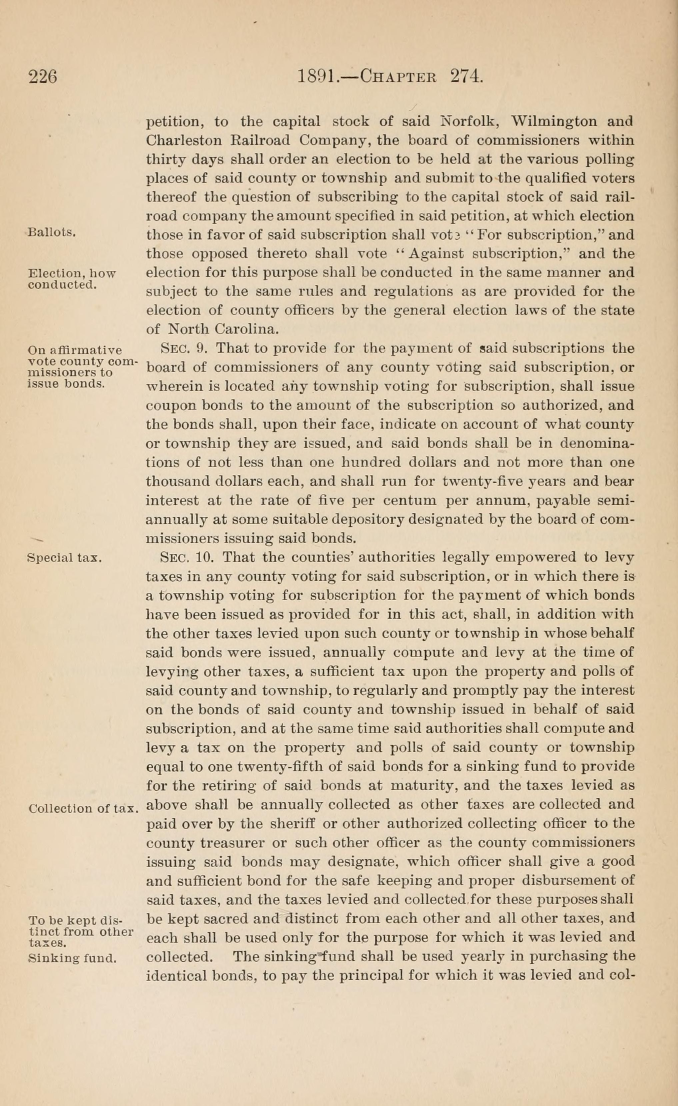
#> input picture examples/adjustment_recommendation/images/lawsresolutionso1891nort_jpg/lawsresolutionso1891nort_0272.jpg, 2034 x 3316 px (shown at 1/3 size)
$ python -i cropfunctions.py   (imports and definitions only)
#> lines starting #> are read from the running program, lines starting #| are printed output that depends on the picture; after the words box and inside, x2 and y2 are one past the last pixel; in counts of white or black regions, pixels touching at a corner belong together
#> further down, picture is the input picture: PIL image 2034x3316 RGB; mean R, G, B 217.1, 199.5, 173
# -*- coding: utf-8 -*-
"""
Created on Thu Jun 27 13:31:02 2019

@author: mtjansen
"""
from collections import Counter

from PIL import Image, ImageChops, ImageStat
from scipy.ndimage import interpolation as inter
import numpy as np


def combine_bbox(b1,b2):
    """Combines two boundary boxes, using the second set of coordinates to crop into the first
    Returns:
    tuple: Coordinates of crop (left,upper,right,lower)
    """
    b1 = list(b1)
    b2 = list(b2)
    total=[b1[k] + b2[k] for k in range(2)] + [b1[k-2] + b2[k] for k in range(2,4)]
    return tuple(total)

def buffer_bbox(bbox,buff,width,height):
    """Expands a boundary box in all directions by a set number of pixels.

    Parameters:
    bbox (tuple): A boundary box
    buff (int): The number of pixels to expand bbox by
    width (int): This is the width of the image to be cropped by bbox
    height (int): This is the height of the image to be cropped by bbox
    """
    bbox = list(bbox)
    new_bbox = [0,0,width,height]
    new_bbox[0] = max(bbox[0]-buff,0)
    new_bbox[1] = max(bbox[1]-buff,0)
    new_bbox[2] = min(bbox[2]+buff,width)
    new_bbox[3] = min(bbox[3]+buff,height)
    return tuple(new_bbox)

# [55 lines left out: functions strip_list, find_score, rotation_angle, not called in this run]


def trim(img, angle=0, buff=10, find_top=True):
    """Determines background color and bounding box to crop image to text

    Parameters:
    img (PIL.Image.Image): Image
    angle (float): Degrees to rotate the image
    buff (int): Horizontal buffer used to expand the bounding box
    find_top (Boolean): Whether to attempt to crop the header


    Returns:
    PIL.Image.Image: Original image, with background color removed, cropped to area containing text
    tuple: Derived average background color, in same mode as original image
    tuple: Coordinates of crop (left,upper,right,lower)
    """
#> called with angle = 0, buff = 10, find_top = True

    width, height = img.size
#> width = 2034; height = 3316

    background = tuple(ImageStat.Stat(img).median)
#> background = (229, 212, 185)

    bg = Image.new(mode = img.mode, size = img.size, color = background)
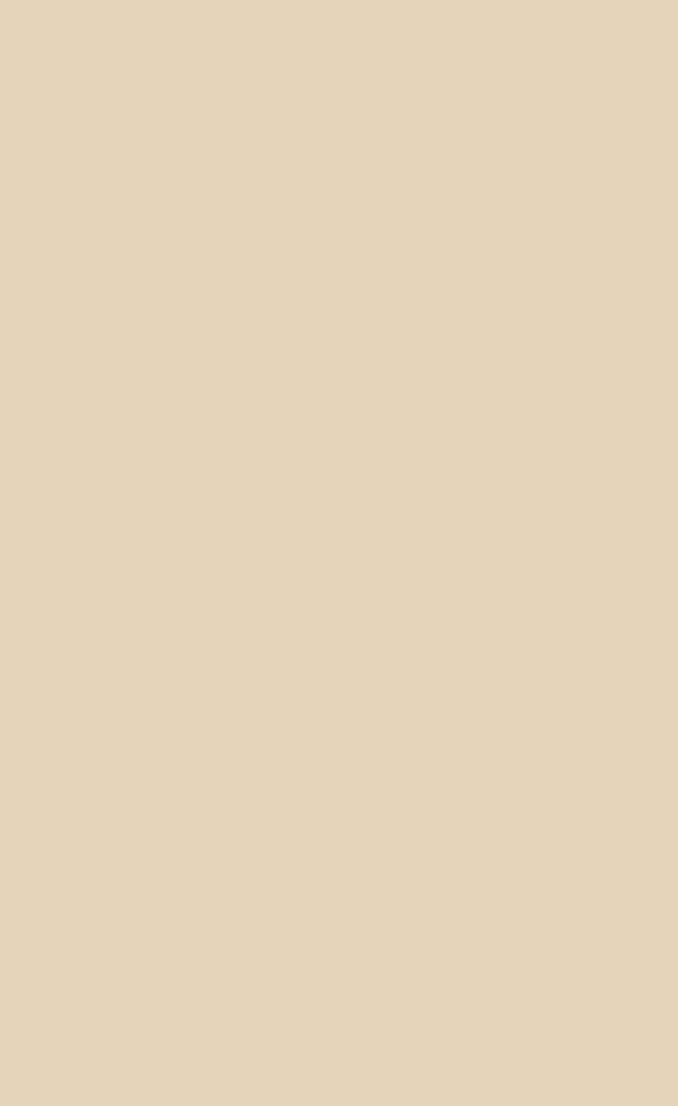
#> bg: PIL image 2034x3316 RGB (shown at 1/3 size); mean R, G, B 229, 212, 185
    diff = ImageChops.difference(img, bg)
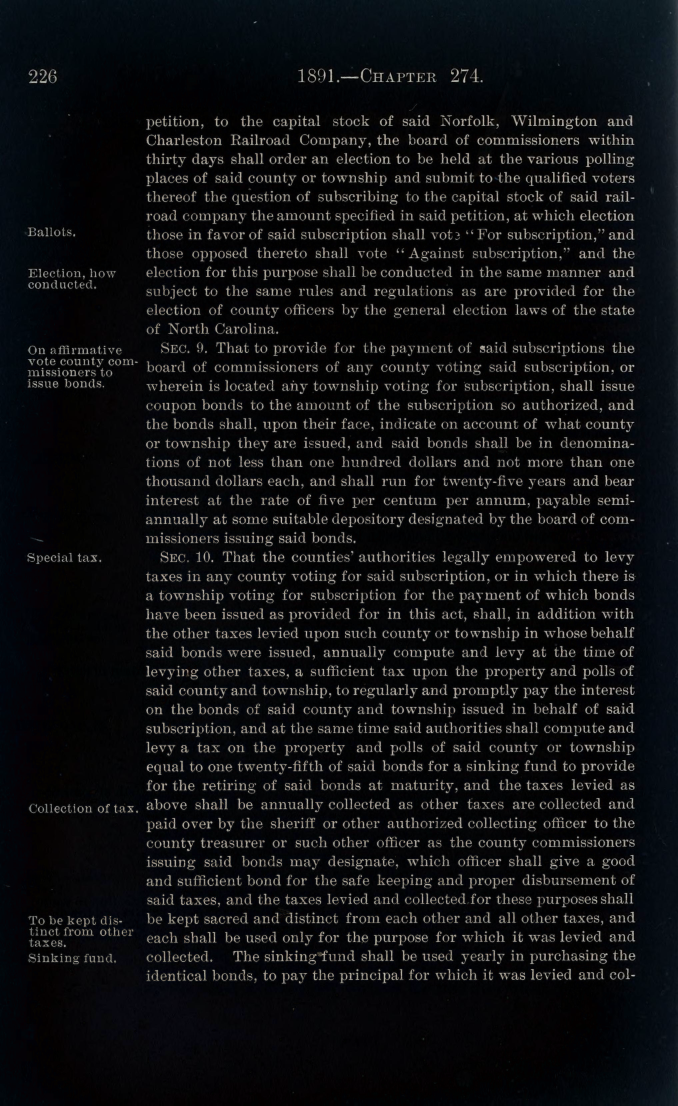
#> diff: PIL image 2034x3316 RGB (shown at 1/3 size); mean R, G, B 16, 16.9, 18.8
    offset = round(max(ImageStat.Stat(diff).stddev) * 3)
#> offset = 108
    diff = ImageChops.add(diff, diff, 2.0, - offset).convert("1")
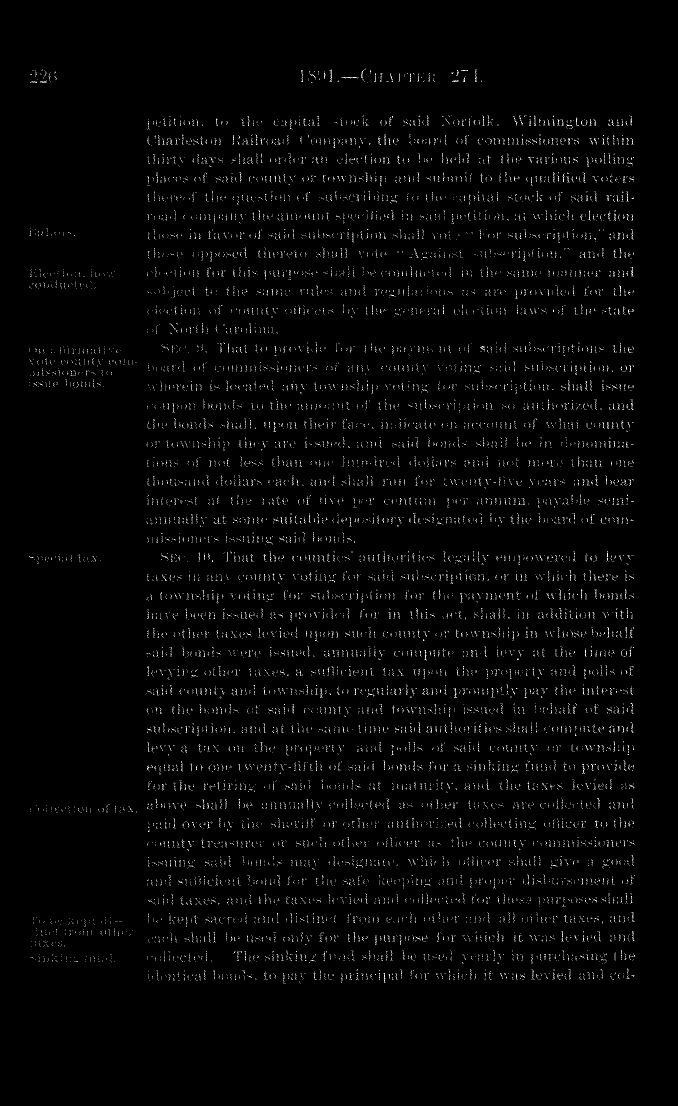
#> diff: PIL image 2034x3316 1 (shown at 1/3 size); 0.71% white in thin lines or dots, all inside (x1, y1, x2, y2) = (87, 206, 1905, 2950)

    if angle !=0:
        diff = diff.rotate(angle)


    bbox = diff.getbbox()
#> bbox = (87, 206, 1905, 2950)
    if find_top:
        top = 0
        for k in range(50,361,30):
            try:
                h = diff.crop(bbox).crop((round(width/5),0,round(4*width/5),k)).getbbox()[3]
                if top == h and h >= 20:
                    #check h>=20 to avoid small watermarks, characters are
                    #usually taller than 20 pixels
                    break
                elif h != k:
                    top = h
            except:
                pass
#> this loop made 2 passes
#> (h, top) on pass 1: (41, 41)
#> h on pass 2: 41

        bbox = list(bbox)
#> bbox = [87, 206, 1905, 2950]
        bbox[1] += top+buff
        bbox1 = diff.crop(tuple(bbox)).getbbox()
#> bbox1 = (0, 90, 1818, 2693)

        bbox = combine_bbox(bbox,bbox1)
#> in combine_bbox, `b1 = list(b1)`: b1 = [87, 257, 1905, 2950]
#> in combine_bbox, `b2 = list(b2)`: b2 = [0, 90, 1818, 2693]
#> in combine_bbox, `total=[b1[k] + b2[k] for k in range(2)] + [b1[k-2] + b2[k] for k in ra..`: total = [87, 347, 1905, 2950]
#> bbox = (87, 347, 1905, 2950)

    bbox = buffer_bbox(bbox = bbox, buff = buff, width = width, height = height)
#> in buffer_bbox, `bbox = list(bbox)`: bbox = [87, 347, 1905, 2950]
#> bbox = (77, 337, 1915, 2960)

    if bbox:
        return diff.crop(bbox), background, bbox
    else:
        return None


# [155 lines left out: functions get_bands, simp_bd, not called in this run]

>>> from PIL import Image
>>> picture = Image.open('../../examples/adjustment_recommendation/images/lawsresolutionso1891nort_jpg/lawsresolutionso1891nort_0272.jpg')
>>> result = trim(picture)

$ run again, on examples/adjustment_recommendation/images/lawsresolutionso1891nort_jpg/lawsresolutionso1891nort_0374.jpg
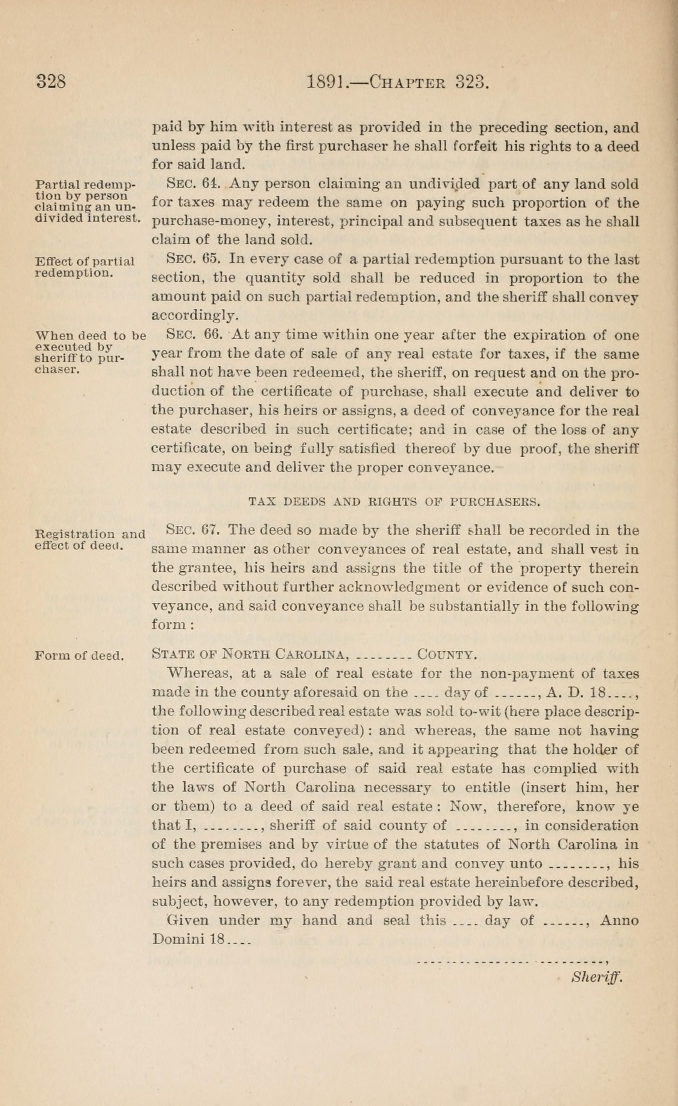
#> input picture examples/adjustment_recommendation/images/lawsresolutionso1891nort_jpg/lawsresolutionso1891nort_0374.jpg, 2034 x 3316 px (shown at 1/3 size)
#> picture is the input picture: PIL image 2034x3316 RGB; mean R, G, B 219.6, 202.7, 177
#> background = (228, 212, 186)
#> in trim, `diff = ImageChops.difference(img, bg)`:
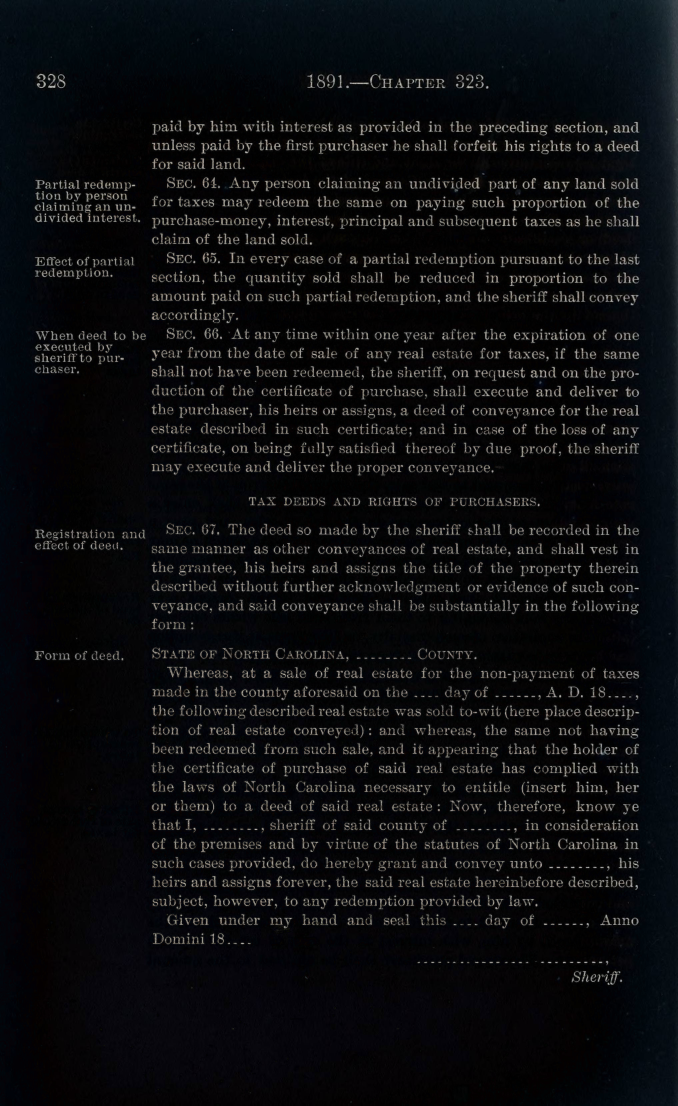
#> diff: PIL image 2034x3316 RGB (shown at 1/3 size); mean R, G, B 12.7, 13.5, 15.7
#> offset = 87
#> in trim, `diff = ImageChops.add(diff, diff, 2.0, - offset).convert("1")`:
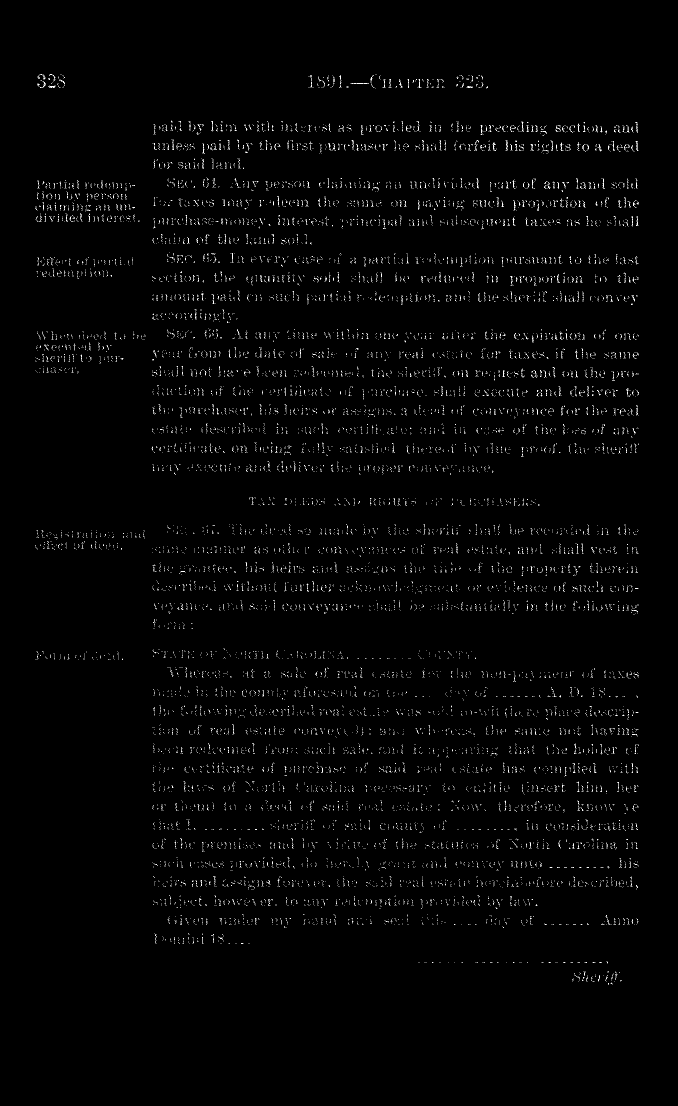
#> diff: PIL image 2034x3316 1 (shown at 1/3 size); 0.65% white in thin lines or dots, all inside (x1, y1, x2, y2) = (105, 222, 1917, 2954)
#> in trim, `bbox = diff.getbbox()`: bbox = (105, 222, 1917, 2954)
#> the loop in trim, `for k in range(50,361,30):` made 2 passes
#> (h, top) on pass 1: (43, 43)
#> in trim, `bbox = list(bbox)`: bbox = [105, 222, 1917, 2954]
#> bbox1 = (0, 87, 1812, 2679)
#> b1 = [105, 275, 1917, 2954]
#> b2 = [0, 87, 1812, 2679]
#> total = [105, 362, 1917, 2954]
#> in trim, `bbox = combine_bbox(bbox,bbox1)`: bbox = (105, 362, 1917, 2954)
#> in buffer_bbox, `bbox = list(bbox)`: bbox = [105, 362, 1917, 2954]
#> in trim, `bbox = buffer_bbox(bbox = bbox, buff = buff, width = width, height = h..`: bbox = (95, 352, 1927, 2964)
